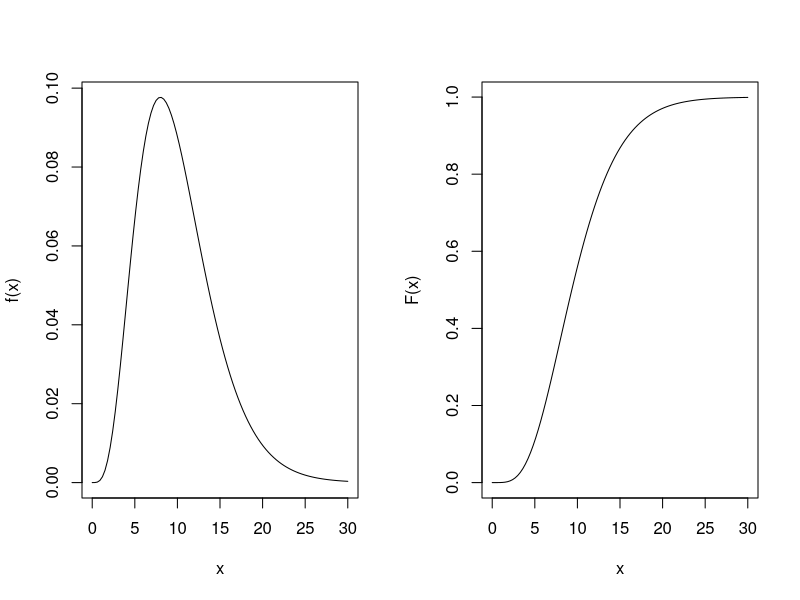
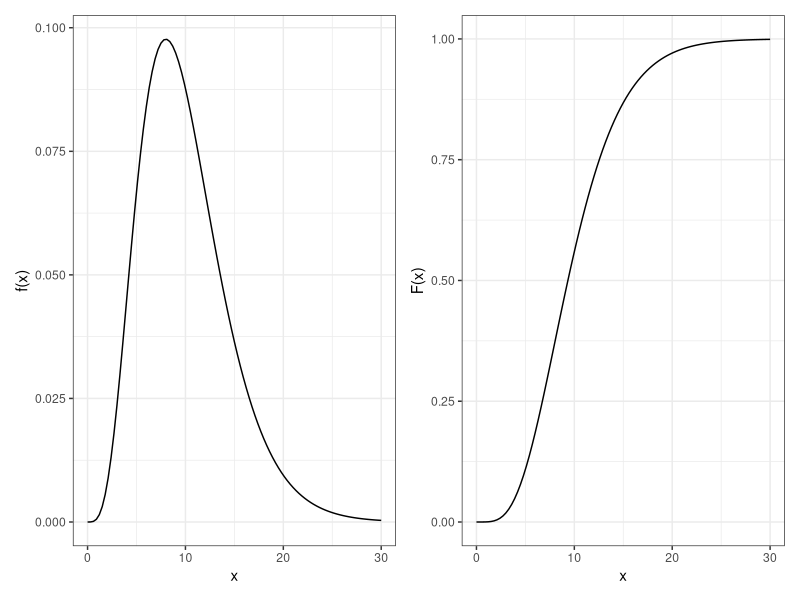
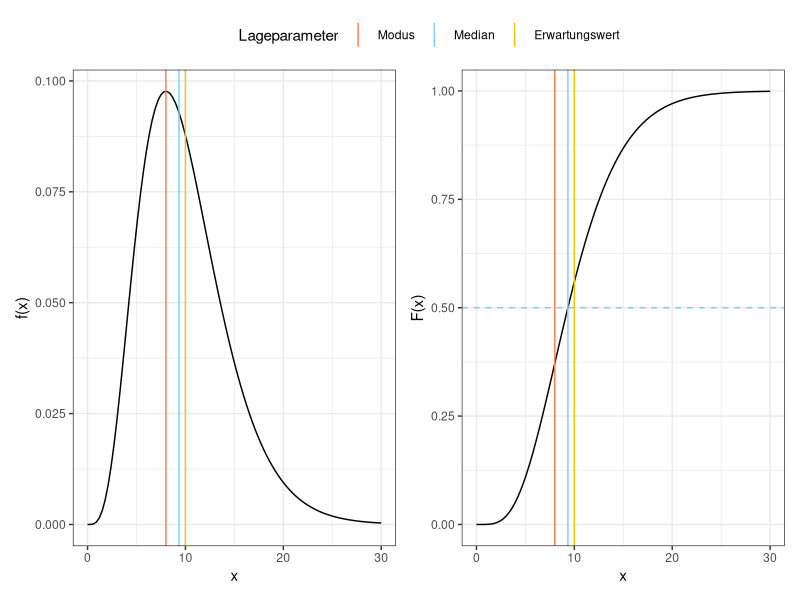
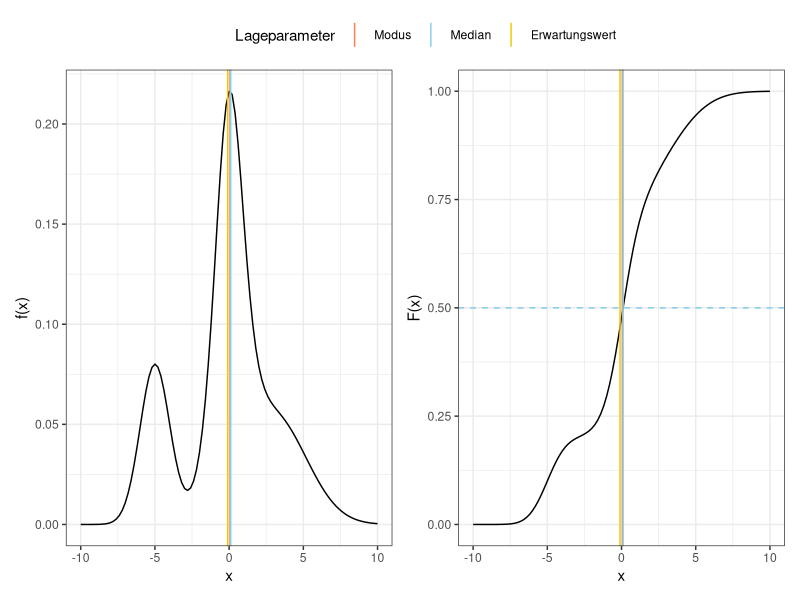

Generate these figures, in order, with R:

library(ggplot2)
library(patchwork) # zum Anordnen von ggplot2 Objekten
theme_set(theme_bw() + theme(legend.position = "top"))


# a)

# relevanter Bereich (in dem die W'keit ungleich 0 ist)
untere_grenze <- 0
obere_grenze <- 30

# definiere Dichte und Verteilungsfunktion
density_fct <- function(x) dchisq(x, df = 10)
distribution_fct <- function(x) pchisq(x, df = 10)

# mit base plot
par(mfrow = c(1,2))
curve(density_fct, from = untere_grenze, to = obere_grenze,
      xlab = "x", ylab = "f(x)")
curve(distribution_fct, from = untere_grenze, to = obere_grenze,
      xlab = "x", ylab = "F(x)")
par(mfrow = c(1,1))

# mit ggplot2
dens_plot_gg <- ggplot(data.frame(x = c(untere_grenze, obere_grenze)),
                       aes(x = x)) +
  stat_function(fun = density_fct) +
  labs(x = "x", y = "f(x)")
dist_plot_gg <- ggplot(data.frame(x = c(untere_grenze, obere_grenze)),
                       aes(x = x)) +
  stat_function(fun = distribution_fct) +
  labs(x = "x", y = "F(x)")
# Plots anordnen
dens_plot_gg + dist_plot_gg


# b)

# Modus bestimmen: enweder grafisch, durch Optimieren oder Nachschauen
## nach Wikipedia: Modus von X ist max(df - 2, 0) = 8
modus <- 8

# Median bestimmen: enweder grafisch, durch bestimmen von F^-1(0.5) oder
# Nachschauen
median <- qchisq(0.5, df = 10) # ~9.34

# Erwartungswert bestimmen: nachschauen oder ausrechnen
## nach Wikipedia: E(X) = df
e_wert <- 10

# Verteilungsparameter speichern
vert_parameter <- data.frame(
  "Lageparameter" = factor(c("Modus", "Median", "Erwartungswert"),
                           levels = c("Modus", "Median", "Erwartungswert")),
  "Wert" = c(modus, median, e_wert),
  "Farbe" = c("coral", "skyblue", "gold2")
)

# Plot Dichte
dens_plot_gg <- ggplot(data.frame(x = c(untere_grenze, obere_grenze)),
                       aes(x = x)) +
  stat_function(fun = density_fct) +
  labs(x = "x", y = "f(x)") +
  geom_vline(data = vert_parameter,
             aes(xintercept = Wert, color = Lageparameter)) +
  scale_color_manual(values = vert_parameter$Farbe)
# Plot Verteilungsfunktion
dist_plot_gg <- ggplot(data.frame(x = c(untere_grenze, obere_grenze)),
                       aes(x = x)) +
  stat_function(fun = distribution_fct) +
  labs(x = "x", y = "F(x)") +
  geom_vline(data = vert_parameter,
             aes(xintercept = Wert, color = Lageparameter)) +
  geom_hline(yintercept = 0.5, linetype = "dashed",
             color = vert_parameter[vert_parameter$Lageparameter == "Median", "Farbe"]) +
  scale_color_manual(values = vert_parameter$Farbe)
# Plots anordnen
dens_plot_gg + dist_plot_gg +
  plot_annotation(theme = theme(legend.position = "top")) +
  plot_layout(guides = "collect")

# Erwartungswert > Median > Modus, wie bei einer rechtsschiefen Verteilung ueblich.


# c)
# i) Die Gewichte addieren sich zu 1.
# ii) Ja, das folgt durch die Linearität des Integrals.
# iii) 
# E(V) = 0.2 * E(X) + 0.3 * E(Y) + 0.5 * E(Z)
#      = 0.2 * -5 + 0.3 * 3 + 0.5 * 0
#      = -0.1


# d) und e)

untere_grenze <- -10
obere_grenze <- -untere_grenze

# definiere Dichte und Verteilungsfunktion
density_fct <- function(x) {
  0.2 * dnorm(x, mean = -5, sd = 1) +
    0.3 * dnorm(x, mean = 3, sd = sqrt(5)) +
    0.5 * dt(x, df = 10)
}
distribution_fct <- function(x) {
  0.2 * pnorm(x, mean = -5, sd = 1) +
    0.3 * pnorm(x, mean = 3, sd = sqrt(5)) +
    0.5 * pt(x, df = 10)
}


# Modus bestimmen
## keine bekannte Verteilung, daher mit Optimierung
modus <- optimize(density_fct, interval = c(-10, 10), maximum=TRUE)[[1]]

# Median bestimmen
## inverse Verteilfunktion nicht verfuegbar, daher Funktion invertieren um
## punktweise Werte berechnen zu koennen
inverse <- function (f, lower = -100, upper = 100) {
  function (y) uniroot((function (x) f(x) - y), lower = lower, upper = upper)[[1]]
}
F_inverse <- inverse(distribution_fct, -10, 10)
# Median
median <- F_inverse(0.5)


# Erwartungswert bestimmen
## ueber Summe der einzelnen Zufallsvariablen
e_wert <- 0.2 * -5 + 0.3 * 3 + 0.5 * 0

# Verteilungsparameter speichern
vert_parameter <- data.frame(
  "Lageparameter" = factor(c("Modus", "Median", "Erwartungswert"),
                           levels = c("Modus", "Median", "Erwartungswert")),
  "Wert" = c(modus, median, e_wert),
  "Farbe" = c("coral", "skyblue", "gold2")
)

# Plot Dichte
dens_plot_gg <- ggplot(data.frame(x = c(untere_grenze, obere_grenze)),
                       aes(x = x)) +
  stat_function(fun = density_fct) +
  labs(x = "x", y = "f(x)") +
  geom_vline(data = vert_parameter,
             aes(xintercept = Wert, color = Lageparameter)) +
  scale_color_manual(values = vert_parameter$Farbe)
# Plot Verteilungsfunktion
dist_plot_gg <- ggplot(data.frame(x = c(untere_grenze, obere_grenze)),
                       aes(x = x)) +
  stat_function(fun = distribution_fct) +
  labs(x = "x", y = "F(x)") +
  geom_vline(data = vert_parameter,
             aes(xintercept = Wert, color = Lageparameter)) +
  geom_hline(yintercept = 0.5, linetype = "dashed",
             color = vert_parameter[vert_parameter$Lageparameter == "Median", "Farbe"]) +
  scale_color_manual(values = vert_parameter$Farbe)
# Plots anordnen
dens_plot_gg + dist_plot_gg +
  plot_annotation(theme = theme(legend.position = "top")) +
  plot_layout(guides = "collect")

# Die drei Verteilungsparameter liegen nah beieinander, die Verteilung ist aber
# nicht annaehernd symmetrisch.
